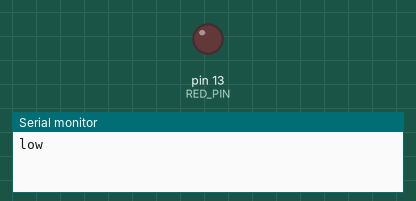
Simulated run of this sketch. Board: Arduino Uno, built with avr-gcc and run on an emulated ATmega328P. Shown: output pins drawn as LEDs (lit = HIGH), the last lines printed to the serial monitor.

Above: at 5.0 s.
At 15.0 s:
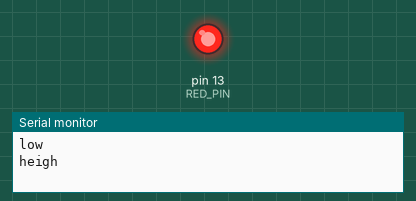
Timing chart, 0 to 26.0 s (numbered marks = the images above):
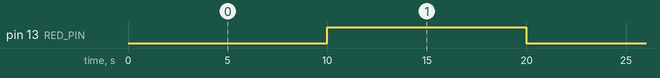

Measured:
- by itself, pin 13 (RED_PIN): alternates HIGH for 10.0 s and LOW for 10.0 s

The sketch:

arduino-relay-switch-controll.ino
```cpp
const int RED_PIN = 13;

void setup() {
  Serial.begin(9600);
  pinMode(RED_PIN, OUTPUT);
}

void loop() {

  digitalWrite(RED_PIN,LOW);
  Serial.println("low");
  delay(10000);
  digitalWrite(RED_PIN,HIGH);
  Serial.println("heigh");
  delay(10000);
}
```
